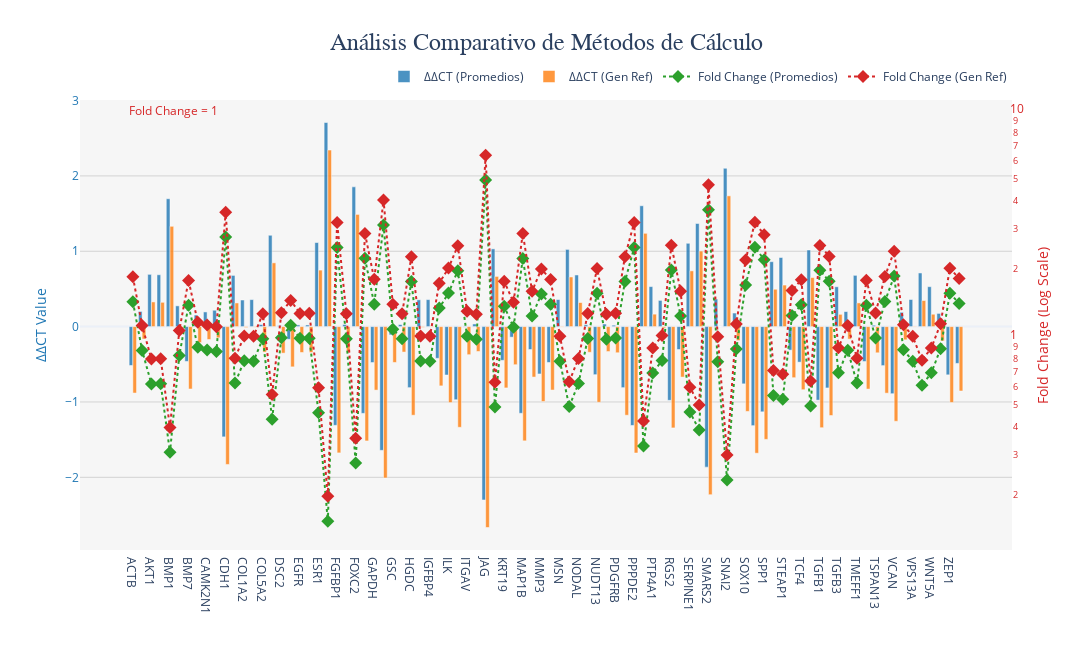

Source (notebook cell):
### Markdown cell above
### Análisis comparativo de métodos de cálculo


Este código crea una visualización combinada en Plotly que compara valores de ΔΔCT (barra) y Fold Change (línea), usando dos ejes Y. Los valores de ΔΔCT se representan en un eje Y izquierdo, mientras que los valores de Fold Change se trazan en el eje Y derecho con una escala logarítmica. Además:

- **Barras para ΔΔCT**: Comparan promedios y valores de genes de referencia.
- **Líneas y marcadores para Fold Change**: Usan diferentes colores y formas para distinguir entre promedios y genes de referencia.
- **Layout personalizado**: Incluye títulos, leyenda mejorada, anotaciones clave, y un esquema de colores claro.

### Code cell
import plotly.graph_objects as go

fig = go.Figure()

# =============================================================================
# 1. Barras para Delta-Delta CT (Eje Y Izquierdo)
# =============================================================================
fig.add_trace(go.Bar(
    x=df_consolidado['target'],
    y=df_consolidado['delta_delta_ct_promedio'],
    name='ΔΔCT (Promedios)',
    marker_color='#1f77b4',  # Azul estándar
    opacity=0.8,
    yaxis='y'
))

fig.add_trace(go.Bar(
    x=df_consolidado['target'],
    y=df_consolidado['delta_delta_ct_gen_ref'],
    name='ΔΔCT (Gen Ref)',
    marker_color='#ff7f0e',  # Naranja estándar
    opacity=0.8,
    yaxis='y'
))

# =============================================================================
# 2. Líneas + Marcadores para Fold Change (Eje Y Derecho - Escala Log)
# =============================================================================
fig.add_trace(go.Scatter(
    x=df_consolidado['target'],
    y=df_consolidado['fold_change_promedio'],
    name='Fold Change (Promedios)',
    mode='markers+lines',
    marker=dict(color='#2ca02c', size=10, symbol='diamond'),  # Verde
    line=dict(color='#2ca02c', width=2, dash='dot'),
    yaxis='y2'
))

fig.add_trace(go.Scatter(
    x=df_consolidado['target'],
    y=df_consolidado['fold_change_gen_ref'],
    name='Fold Change (Gen Ref)',
    mode='markers+lines',
    marker=dict(color='#d62728', size=10, symbol='diamond'),  # Rojo
    line=dict(color='#d62728', width=2, dash='dot'),
    yaxis='y2'
))

# =============================================================================
# 3. Ajustes de Layout
# =============================================================================
fig.update_layout(
    title=dict(
        text='Análisis Comparativo de Métodos de Cálculo',
        font=dict(size=24, family='Arial Black'),
        x=0.5
    ),
    template='plotly_white',
    barmode='group',
    yaxis=dict(
        title='ΔΔCT Value',
        titlefont=dict(color='#1f77b4', size=14),
        tickfont=dict(color='#1f77b4'),
        showgrid=True,
        gridcolor='lightgray'
    ),
    yaxis2=dict(
        title='Fold Change (Log Scale)',
        titlefont=dict(color='#d62728', size=14),
        tickfont=dict(color='#d62728'),
        overlaying='y',
        side='right',
        type='log',
        showgrid=False
    ),
    hovermode='x unified',
    legend=dict(
        orientation="h",
        yanchor="bottom",
        y=1.02,
        xanchor="right",
        x=1,
        bgcolor='rgba(255,255,255,0.9)'
    ),
    height=650,
    width=1200,
    margin=dict(b=100, t=100),
    plot_bgcolor='rgba(245,245,245,0.9)'
)

# =============================================================================
# 4. Anotaciones Clave
# =============================================================================
fig.add_annotation(
    text="Fold Change = 1",
    xref="paper", yref="y2",
    x=0.05, y=1,
    showarrow=False,
    font=dict(color="#d62728", size=12)
)

fig.show()


guardar_grafico(fig, 'analisis_comparativo.png')

### Figure 1 — Plotly figure (JSON) as saved in the notebook; plotly's stock layout.template omitted (floating-point values rounded to 4 significant figures)
{"data": [{"marker": {"color": "#1f77b4"}, "name": "ΔΔCT (Promedios)", "opacity": 0.8, "type": "bar", "x": ["ACTB", "AHNAK", "AKT1", "B2M", "BMP1", "BMP2", "BMP7", "CALD1", "CAMK2N1", "CAV2", "CDH1", "CDH2", "COL1A2", "COL3A1", "COL5A2", "CTNNB1", "DSC2", "DSP", "EGFR", "ERBB3", "ESR1", "F11R", "FGFBP1", "FN1", "FOXC2", "FZD7", "GAPDH", "GNG11", "GSC", "GSK3B", "HGDC", "HPRT1", "IGFBP4", "IL1RN", "ILK", "ITGA5", "ITGAV", "ITGB1", "JAG", "KRT14", "KRT19", "KRT7", "MAP1B", "MMP2", "MMP3", "MMP9", "MSN", "MST1R", "NODAL", "NOTCH1", "NUDT13", "OCLN", "PDGFRB", "PLEK2", "PPPDE2", "PTK2", "PTP4A1", "RAC1", "RGS2", "RPLP0", "SERPINE1", "SIP1", "SMARS2", "SNAI1", "SNAI2", "SNAI3", "SOX10", "SPARC", "SPP1", "STAT3", "STEAP1", "TCF3", "TCF4", "TFPI2", "TGFB1", "TGFB2", "TGFB3", "TIMP1", "TMEFF1", "TMEM132A", "TSPAN13", "TW1ST1", "VCAN", "VIM", "VPS13A", "WNT11", "WNT5A", "WNT5B", "ZEP1", "ZEP2"], "y": [-0.5157, 0.2016, 0.6938, 0.6885, 1.697, 0.2757, -0.4618, 0.154, 0.195, 0.2173, -1.463, 0.6799, 0.3532, 0.3584, 0.02767, 1.212, 0.01404, -0.1683, 0.02265, 0.02224, 1.116, 2.709, -1.31, 0.02826, 1.855, -1.151, -0.4767, -1.642, -0.1099, 0.02799, -0.81, 0.3558, 0.3587, -0.4207, -0.6422, -0.9703, -0.006903, 0.03559, -2.3, 1.032, -0.4475, -0.1398, -1.15, -0.3038, -0.6284, -0.4759, 0.3596, 1.025, 0.6855, 0.02494, -0.6379, 0.03487, 0.01896, -0.81, -1.312, 1.604, 0.5313, 0.3481, -0.9784, -0.3039, 1.106, 1.369, -1.865, 0.3658, 2.101, 0.1803, -0.7596, -1.314, -1.131, 0.8618, 0.9174, -0.3121, -0.4717, 1.017, -0.9758, -0.814, 0.529, 0.1998, 0.6807, -0.4631, 0.01832, -0.5176, -0.8904, 0.1907, 0.36, 0.7122, 0.5303, 0.1755, -0.64, -0.4884], "yaxis": "y"}, {"marker": {"color": "#ff7f0e"}, "name": "ΔΔCT (Gen Ref)", "opacity": 0.8, "type": "bar", "x": ["ACTB", "AHNAK", "AKT1", "B2M", "BMP1", "BMP2", "BMP7", "CALD1", "CAMK2N1", "CAV2", "CDH1", "CDH2", "COL1A2", "COL3A1", "COL5A2", "CTNNB1", "DSC2", "DSP", "EGFR", "ERBB3", "ESR1", "F11R", "FGFBP1", "FN1", "FOXC2", "FZD7", "GAPDH", "GNG11", "GSC", "GSK3B", "HGDC", "HPRT1", "IGFBP4", "IL1RN", "ILK", "ITGA5", "ITGAV", "ITGB1", "JAG", "KRT14", "KRT19", "KRT7", "MAP1B", "MMP2", "MMP3", "MMP9", "MSN", "MST1R", "NODAL", "NOTCH1", "NUDT13", "OCLN", "PDGFRB", "PLEK2", "PPPDE2", "PTK2", "PTP4A1", "RAC1", "RGS2", "RPLP0", "SERPINE1", "SIP1", "SMARS2", "SNAI1", "SNAI2", "SNAI3", "SOX10", "SPARC", "SPP1", "STAT3", "STEAP1", "TCF3", "TCF4", "TFPI2", "TGFB1", "TGFB2", "TGFB3", "TIMP1", "TMEFF1", "TMEM132A", "TSPAN13", "TW1ST1", "VCAN", "VIM", "VPS13A", "WNT11", "WNT5A", "WNT5B", "ZEP1", "ZEP2"], "y": [-0.8815, -0.1642, 0.328, 0.3227, 1.331, -0.09007, -0.8276, -0.2118, -0.1708, -0.1485, -1.829, 0.3141, -0.01262, -0.007444, -0.3381, 0.8465, -0.3518, -0.5341, -0.3432, -0.3436, 0.7501, 2.343, -1.676, -0.3375, 1.489, -1.517, -0.8425, -2.008, -0.4757, -0.3378, -1.176, -0.009993, -0.007071, -0.7865, -1.008, -1.336, -0.3727, -0.3302, -2.666, 0.6662, -0.8133, -0.5056, -1.516, -0.6696, -0.9942, -0.8417, -0.006248, 0.6593, 0.3197, -0.3409, -1.004, -0.3309, -0.3468, -1.176, -1.677, 1.238, 0.1655, -0.01767, -1.344, -0.6697, 0.7402, 1.003, -2.231, 0, 1.736, -0.1855, -1.125, -1.68, -1.497, 0.496, 0.5515, -0.6779, -0.8375, 0.6513, -1.342, -1.18, 0.1632, -0.166, 0.3149, -0.8289, -0.3475, -0.8834, -1.256, -0.1752, -0.005842, 0.3464, 0.1645, -0.1903, -1.006, -0.8542], "yaxis": "y"}, {"line": {"color": "#2ca02c", "dash": "dot", "width": 2}, "marker": {"color": "#2ca02c", "size": 10, "symbol": "diamond"}, "mode": "markers+lines", "name": "Fold Change (Promedios)", "type": "scatter", "x": ["ACTB", "AHNAK", "AKT1", "B2M", "BMP1", "BMP2", "BMP7", "CALD1", "CAMK2N1", "CAV2", "CDH1", "CDH2", "COL1A2", "COL3A1", "COL5A2", "CTNNB1", "DSC2", "DSP", "EGFR", "ERBB3", "ESR1", "F11R", "FGFBP1", "FN1", "FOXC2", "FZD7", "GAPDH", "GNG11", "GSC", "GSK3B", "HGDC", "HPRT1", "IGFBP4", "IL1RN", "ILK", "ITGA5", "ITGAV", "ITGB1", "JAG", "KRT14", "KRT19", "KRT7", "MAP1B", "MMP2", "MMP3", "MMP9", "MSN", "MST1R", "NODAL", "NOTCH1", "NUDT13", "OCLN", "PDGFRB", "PLEK2", "PPPDE2", "PTK2", "PTP4A1", "RAC1", "RGS2", "RPLP0", "SERPINE1", "SIP1", "SMARS2", "SNAI1", "SNAI2", "SNAI3", "SOX10", "SPARC", "SPP1", "STAT3", "STEAP1", "TCF3", "TCF4", "TFPI2", "TGFB1", "TGFB2", "TGFB3", "TIMP1", "TMEFF1", "TMEM132A", "TSPAN13", "TW1ST1", "VCAN", "VIM", "VPS13A", "WNT11", "WNT5A", "WNT5B", "ZEP1", "ZEP2"], "y": [1.43, 0.8696, 0.6182, 0.6205, 0.3084, 0.826, 1.377, 0.8988, 0.8736, 0.8602, 2.758, 0.6242, 0.7829, 0.7801, 0.981, 0.4316, 0.9903, 1.124, 0.9844, 0.9847, 0.4614, 0.153, 2.48, 0.9806, 0.2764, 2.221, 1.392, 3.121, 1.079, 0.9808, 1.753, 0.7814, 0.7798, 1.339, 1.561, 1.959, 1.005, 0.9756, 4.925, 0.489, 1.364, 1.102, 2.219, 1.234, 1.546, 1.391, 0.7794, 0.4914, 0.6218, 0.9829, 1.556, 0.9761, 0.9869, 1.753, 2.482, 0.3289, 0.6919, 0.7856, 1.97, 1.234, 0.4646, 0.3873, 3.642, 0.776, 0.233, 0.8825, 1.693, 2.487, 2.19, 0.5503, 0.5295, 1.242, 1.387, 0.4941, 1.967, 1.758, 0.6931, 0.8707, 0.6239, 1.379, 0.9874, 1.432, 1.854, 0.8762, 0.7792, 0.6104, 0.6924, 0.8854, 1.558, 1.403], "yaxis": "y2"}, {"line": {"color": "#d62728", "dash": "dot", "width": 2}, "marker": {"color": "#d62728", "size": 10, "symbol": "diamond"}, "mode": "markers+lines", "name": "Fold Change (Gen Ref)", "type": "scatter", "x": ["ACTB", "AHNAK", "AKT1", "B2M", "BMP1", "BMP2", "BMP7", "CALD1", "CAMK2N1", "CAV2", "CDH1", "CDH2", "COL1A2", "COL3A1", "COL5A2", "CTNNB1", "DSC2", "DSP", "EGFR", "ERBB3", "ESR1", "F11R", "FGFBP1", "FN1", "FOXC2", "FZD7", "GAPDH", "GNG11", "GSC", "GSK3B", "HGDC", "HPRT1", "IGFBP4", "IL1RN", "ILK", "ITGA5", "ITGAV", "ITGB1", "JAG", "KRT14", "KRT19", "KRT7", "MAP1B", "MMP2", "MMP3", "MMP9", "MSN", "MST1R", "NODAL", "NOTCH1", "NUDT13", "OCLN", "PDGFRB", "PLEK2", "PPPDE2", "PTK2", "PTP4A1", "RAC1", "RGS2", "RPLP0", "SERPINE1", "SIP1", "SMARS2", "SNAI1", "SNAI2", "SNAI3", "SOX10", "SPARC", "SPP1", "STAT3", "STEAP1", "TCF3", "TCF4", "TFPI2", "TGFB1", "TGFB2", "TGFB3", "TIMP1", "TMEFF1", "TMEM132A", "TSPAN13", "TW1ST1", "VCAN", "VIM", "VPS13A", "WNT11", "WNT5A", "WNT5B", "ZEP1", "ZEP2"], "y": [1.842, 1.121, 0.7967, 0.7996, 0.3974, 1.064, 1.775, 1.158, 1.126, 1.108, 3.553, 0.8044, 1.009, 1.005, 1.264, 0.5562, 1.276, 1.448, 1.269, 1.269, 0.5946, 0.1971, 3.195, 1.264, 0.3562, 2.862, 1.793, 4.022, 1.391, 1.264, 2.259, 1.007, 1.005, 1.725, 2.011, 2.525, 1.295, 1.257, 6.346, 0.6301, 1.757, 1.42, 2.86, 1.591, 1.992, 1.792, 1.004, 0.6332, 0.8012, 1.267, 2.005, 1.258, 1.272, 2.259, 3.198, 0.4238, 0.8916, 1.012, 2.539, 1.591, 0.5987, 0.499, 4.693, 1, 0.3003, 1.137, 2.182, 3.204, 2.822, 0.7091, 0.6823, 1.6, 1.787, 0.6367, 2.534, 2.265, 0.8931, 1.122, 0.8039, 1.776, 1.272, 1.845, 2.389, 1.129, 1.004, 0.7865, 0.8922, 1.141, 2.008, 1.808], "yaxis": "y2"}], "layout": {"annotations": [{"font": {"color": "#d62728", "size": 12}, "showarrow": false, "text": "Fold Change = 1", "x": 0.05, "xref": "paper", "y": 1, "yref": "y2"}], "barmode": "group", "height": 650, "hovermode": "x unified", "legend": {"bgcolor": "rgba(255,255,255,0.9)", "orientation": "h", "x": 1, "xanchor": "right", "y": 1.02, "yanchor": "bottom"}, "margin": {"b": 100, "t": 100}, "plot_bgcolor": "rgba(245,245,245,0.9)", "title": {"font": {"family": "Arial Black", "size": 24}, "text": "Análisis Comparativo de Métodos de Cálculo", "x": 0.5}, "width": 1200, "yaxis": {"gridcolor": "lightgray", "showgrid": true, "tickfont": {"color": "#1f77b4"}, "title": {"font": {"color": "#1f77b4", "size": 14}, "text": "ΔΔCT Value"}}, "yaxis2": {"overlaying": "y", "showgrid": false, "side": "right", "tickfont": {"color": "#d62728"}, "title": {"font": {"color": "#d62728", "size": 14}, "text": "Fold Change (Log Scale)"}, "type": "log"}}}
